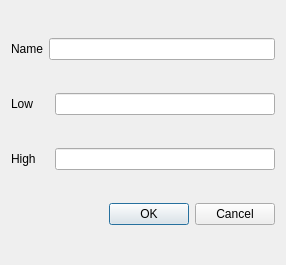
<?xml version="1.0" encoding="UTF-8"?>
<ui version="4.0">
 <class>GateBuilder1DDialog</class>
 <widget class="QDialog" name="GateBuilder1DDialog">
  <property name="geometry">
   <rect>
    <x>0</x>
    <y>0</y>
    <width>286</width>
    <height>265</height>
   </rect>
  </property>
  <property name="windowTitle">
   <string>Dialog</string>
  </property>
  <layout class="QGridLayout" name="gridLayout">
   <item row="3" column="0">
    <widget class="QLabel" name="highLabel">
     <property name="text">
      <string>High</string>
     </property>
     <property name="buddy">
      <cstring>highEdit</cstring>
     </property>
    </widget>
   </item>
   <item row="0" column="1" colspan="2">
    <widget class="QLineEdit" name="gateNameEdit"/>
   </item>
   <item row="0" column="0">
    <widget class="QLabel" name="nameLabel">
     <property name="text">
      <string>Name</string>
     </property>
     <property name="buddy">
      <cstring>gateNameEdit</cstring>
     </property>
    </widget>
   </item>
   <item row="1" column="0">
    <widget class="QLabel" name="lowLabel">
     <property name="text">
      <string>Low</string>
     </property>
     <property name="buddy">
      <cstring>lowEdit</cstring>
     </property>
    </widget>
   </item>
   <item row="4" column="2">
    <widget class="QDialogButtonBox" name="buttonBox">
     <property name="orientation">
      <enum>Qt::Horizontal</enum>
     </property>
     <property name="standardButtons">
      <set>QDialogButtonBox::Cancel|QDialogButtonBox::Ok</set>
     </property>
    </widget>
   </item>
   <item row="1" column="2">
    <widget class="QLineEdit" name="lowEdit"/>
   </item>
   <item row="3" column="2">
    <widget class="QLineEdit" name="highEdit"/>
   </item>
  </layout>
 </widget>
 <resources/>
 <connections>
  <connection>
   <sender>buttonBox</sender>
   <signal>accepted()</signal>
   <receiver>GateBuilder1DDialog</receiver>
   <slot>accept()</slot>
   <hints>
    <hint type="sourcelabel">
     <x>248</x>
     <y>254</y>
    </hint>
    <hint type="destinationlabel">
     <x>157</x>
     <y>274</y>
    </hint>
   </hints>
  </connection>
  <connection>
   <sender>buttonBox</sender>
   <signal>rejected()</signal>
   <receiver>GateBuilder1DDialog</receiver>
   <slot>reject()</slot>
   <hints>
    <hint type="sourcelabel">
     <x>316</x>
     <y>260</y>
    </hint>
    <hint type="destinationlabel">
     <x>286</x>
     <y>274</y>
    </hint>
   </hints>
  </connection>
 </connections>
</ui>
